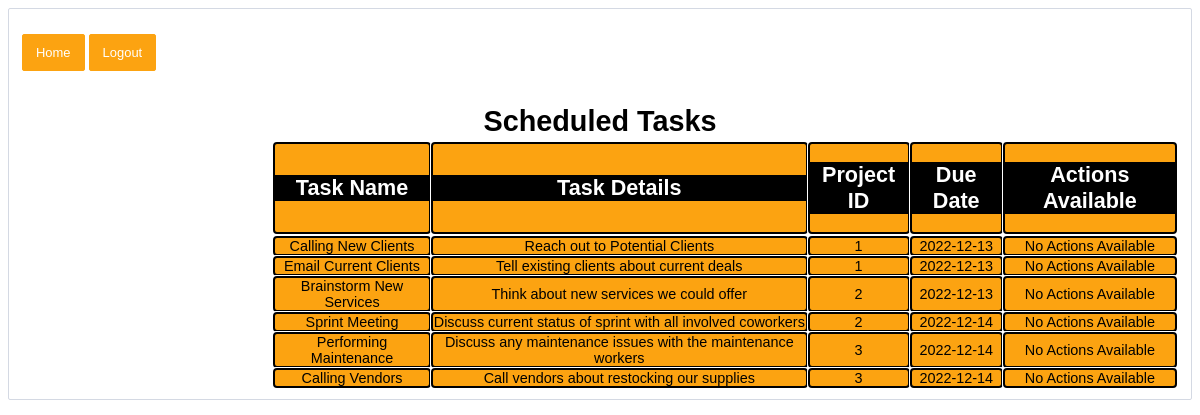
/calendar (signed in), run on an earlier commit of the app's database.
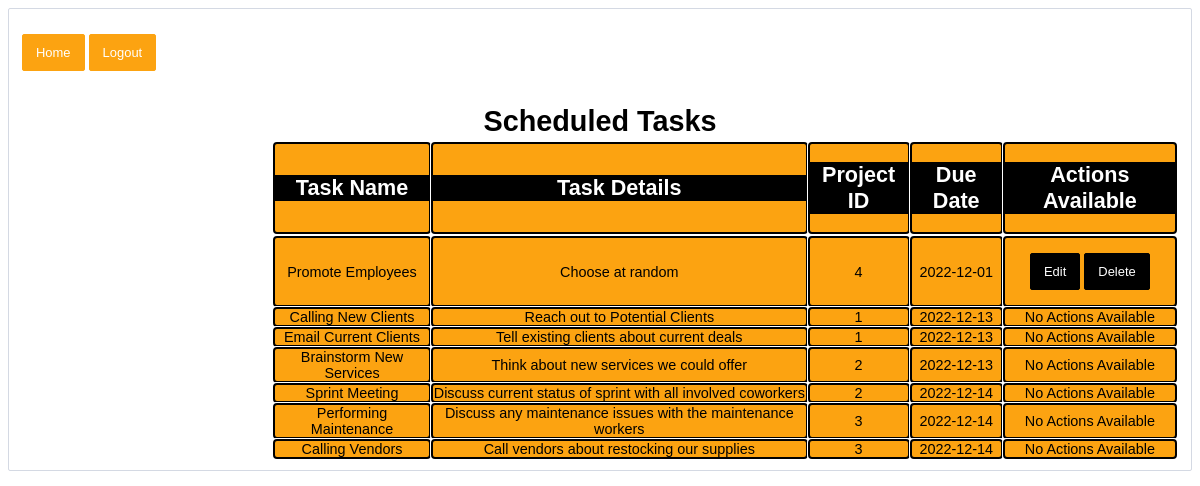
And on a later commit of the database.
### models.py (models this page shows, shortened)
class Task(db.Model):
	id = db.Column("id", db.Integer, primary_key=True)
	project_id = db.Column("project_id", db.Integer)
	name = db.Column("name", db.String(200))
	text = db.Column("text", db.String(200))
	deadline = db.Column("deadline", db.String(10))
	imageUrl = db.Column("imageUrl", db.String(200))
	user_id = db.Column(db.Integer, db.ForeignKey("user.id"), nullable=False)

### jams01.py (the view)
@app.route('/calendar')
def calendar():
    if session.get('user'):
        my_projects = db.session.query(Project).all()
        my_tasks = db.session.query(Task).order_by(Task.deadline).all()
        return render_template("calendar.html", projects=my_projects, tasks=my_tasks, user=session['user'], usern=session['user_name'])
    return redirect(url_for('login'))

### templates/calendar.html (shortened to what this page needs)
<!DOCTYPE html>
<html lang="en">
    <head>
        <link rel="stylesheet" href="{{ url_for('static', filename='main.css') }}">
        <link rel="stylesheet" href="{{ url_for('static', filename='forms.css') }}">
    </head>
    <body>
        <div class="navdiv">
            <nav>
                <form> <input type ="button" onclick="window.location.href='{{ url_for('user') }}';" value="Home" />
                <input type ="button" onclick="window.location.href='{{ url_for('logout') }}';" value="Logout" /></form>
            </nav>
        </div>
        <h1>Scheduled Tasks</h1>
        <div class="calendar">
        <table>
            <tr>
                <td><h2>Task Name</h2></td>
                <td><h2>Task Details</h2></td>
                <td><h2>Project ID</h2></td>
                <td><h2>Due Date</h2></td>
                <td><h2>Actions Available</h2></td>
            <tr>
                {% for task in tasks %}
                <tr>
                        <td>{{ task.name }}</td>
                        <td>{{ task.text }}</td>
                        <td>{{ task.project_id }}</td>
                        <td>{{ task.deadline }}</td>
                        <td>
                            {% if user == task.user_id %}
                            <form action="{{ url_for('edit', task_id=task.id, project_id=task.project_id) }}" method="get">
                                <input type="submit" value="Edit">
                            </form>
                            <form action="{{url_for('delete', task_id=task.id) }}" method="post">
                                <input type="submit" value="Delete">
                            </form>
                            {% else %}
                            No Actions Available
                            {% endif %}
                        </td>
                </tr>
                {% endfor %}
        </table>
        </div>
    </body>

### static/main.css (style rules this page uses)
body { padding: 10px 13px; margin-bottom: 15px; border-radius: 2px; border: 1px solid #d4d9e3; font-weight: 200; color: #4d5060; font-family: 'Poppins', sans-serif; font-size: .9em; }
h1 { text-align: center; color: rgb(0,0,0); margin-bottom: 3px; display: block; font-weight: 10000; }
h2 { text-align: center; color: white; background-color:rgb(0,0,0); border-radius: 5px; }
input[type="button"] { background: rgb(252, 163, 17); border: 0; color: white; border-radius: 2px; margin-top: 15px; font-weight: 400; border: 1px solid rgb(252, 163, 17); transition: all .3s ease-out; }
.calendar { color: black; align-items: center; }
.calendar td { background-color: rgb(252, 163, 17); outline:auto; text-align: center; }
.calendar table { padding-left: 250px; }
.calendar form { background-color: rgb(252, 163, 17); color: black; display: inline; }
.calendar h2 { border-radius: 0; }

### static/forms.css (style rules this page uses)
form { background: white; width: 100%; }
input, textarea { padding: 10px 13px; margin-bottom: 15px; border-radius: 2px; border: 1px solid #d4d9e3; font-weight: 200; color: #4d5060; font-family: 'Poppins', sans-serif; font-size: .9em; }
input[type="submit"] { background: rgb(0, 0, 0); border: 0; color: white; border-radius: 2px; margin-top: 15px; font-weight: 400; border: 1px solid rgb(0, 0, 0); transition: all .3s ease-out; }

What changed in the data, as far as the page shows it:
added Task: name "Promote Employees", text "Choose at random", project_id "4", deadline "2022-12-01"
